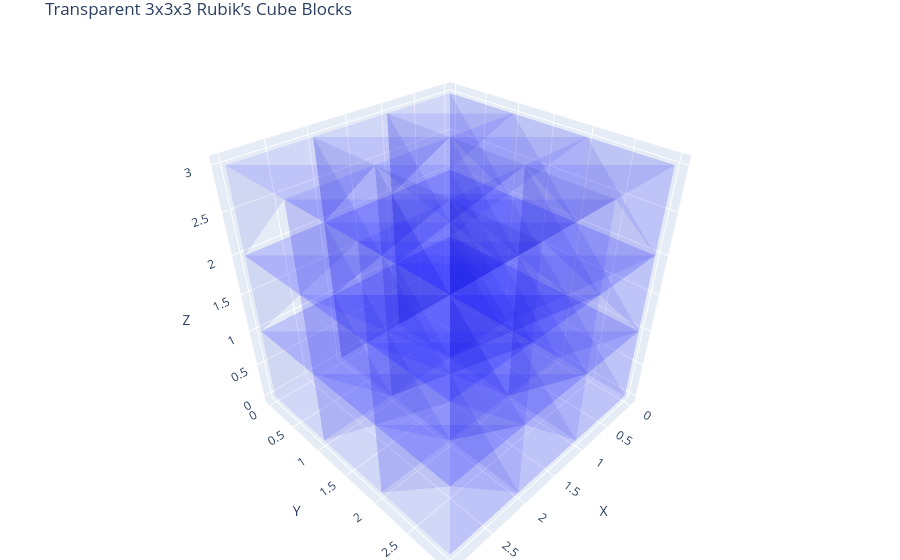

This figure's notebook cell:
### Code cell
import plotly.graph_objects as go
import numpy as np

def create_cube(x, y, z, size=1, color='rgba(0, 0, 255, 0.3)', block_id='cube'):
    """Returns a Mesh3d object for a transparent cube at the specified location."""
    # Cube corners
    vertices = np.array([
        [x, y, z],  # 0
        [x + size, y, z],  # 1
        [x + size, y + size, z],  # 2
        [x, y + size, z],  # 3
        [x, y, z + size],  # 4
        [x + size, y, z + size],  # 5
        [x + size, y + size, z + size],  # 6
        [x, y + size, z + size],  # 7
    ])

    # Define the 12 triangles composing the 6 cube faces
    I = [0, 0, 0, 1, 1, 2, 3, 4, 4, 5, 6, 7]
    J = [1, 3, 4, 2, 5, 3, 2, 5, 7, 6, 7, 6]
    K = [3, 4, 7, 3, 6, 2, 7, 6, 6, 7, 3, 2]

    x_coords = vertices[:, 0]
    y_coords = vertices[:, 1]
    z_coords = vertices[:, 2]

    return go.Mesh3d(
        x=x_coords, y=y_coords, z=z_coords,
        i=I, j=J, k=K,
        opacity=0.3,
        color=color,
        name=block_id,
        hovertext=block_id,
        hoverinfo='text',
        flatshading=True,
        showscale=False
    )

# Generate 3x3x3 rubik-style cube grid
shapes = []
for i in range(3):
    for j in range(3):
        for k in range(3):
            block_id = f"block_{i}_{j}_{k}"
            cube = create_cube(i, j, k, color='rgba(0,0,255,0.3)', block_id=block_id)
            shapes.append(cube)

# Plot
fig = go.Figure(data=shapes)
fig.update_layout(
    scene=dict(
        xaxis=dict(title='X'),
        yaxis=dict(title='Y'),
        zaxis=dict(title='Z'),
        aspectmode='cube'
    ),
    margin=dict(l=0, r=0, b=0, t=30),
    title="Transparent 3x3x3 Rubik’s Cube Blocks"
)
fig.show()

### Figure 1 — Plotly figure (JSON) as saved in the notebook; plotly's stock layout.template omitted (floating-point values rounded to 4 significant figures)
{"data": [{"color": "rgba(0,0,255,0.3)", "flatshading": true, "hoverinfo": "text", "hovertext": "block_0_0_0", "i": [0, 0, 0, 1, 1, 2, 3, 4, 4, 5, 6, 7], "j": [1, 3, 4, 2, 5, 3, 2, 5, 7, 6, 7, 6], "k": [3, 4, 7, 3, 6, 2, 7, 6, 6, 7, 3, 2], "name": "block_0_0_0", "opacity": 0.3, "showscale": false, "type": "mesh3d", "x": [0, 1, 1, 0, 0, 1, 1, 0], "y": [0, 0, 1, 1, 0, 0, 1, 1], "z": [0, 0, 0, 0, 1, 1, 1, 1]}, {"color": "rgba(0,0,255,0.3)", "flatshading": true, "hoverinfo": "text", "hovertext": "block_0_0_1", "i": [0, 0, 0, 1, 1, 2, 3, 4, 4, 5, 6, 7], "j": [1, 3, 4, 2, 5, 3, 2, 5, 7, 6, 7, 6], "k": [3, 4, 7, 3, 6, 2, 7, 6, 6, 7, 3, 2], "name": "block_0_0_1", "opacity": 0.3, "showscale": false, "type": "mesh3d", "x": [0, 1, 1, 0, 0, 1, 1, 0], "y": [0, 0, 1, 1, 0, 0, 1, 1], "z": [1, 1, 1, 1, 2, 2, 2, 2]}, {"color": "rgba(0,0,255,0.3)", "flatshading": true, "hoverinfo": "text", "hovertext": "block_0_0_2", "i": [0, 0, 0, 1, 1, 2, 3, 4, 4, 5, 6, 7], "j": [1, 3, 4, 2, 5, 3, 2, 5, 7, 6, 7, 6], "k": [3, 4, 7, 3, 6, 2, 7, 6, 6, 7, 3, 2], "name": "block_0_0_2", "opacity": 0.3, "showscale": false, "type": "mesh3d", "x": [0, 1, 1, 0, 0, 1, 1, 0], "y": [0, 0, 1, 1, 0, 0, 1, 1], "z": [2, 2, 2, 2, 3, 3, 3, 3]}, {"color": "rgba(0,0,255,0.3)", "flatshading": true, "hoverinfo": "text", "hovertext": "block_0_1_0", "i": [0, 0, 0, 1, 1, 2, 3, 4, 4, 5, 6, 7], "j": [1, 3, 4, 2, 5, 3, 2, 5, 7, 6, 7, 6], "k": [3, 4, 7, 3, 6, 2, 7, 6, 6, 7, 3, 2], "name": "block_0_1_0", "opacity": 0.3, "showscale": false, "type": "mesh3d", "x": [0, 1, 1, 0, 0, 1, 1, 0], "y": [1, 1, 2, 2, 1, 1, 2, 2], "z": [0, 0, 0, 0, 1, 1, 1, 1]}, {"color": "rgba(0,0,255,0.3)", "flatshading": true, "hoverinfo": "text", "hovertext": "block_0_1_1", "i": [0, 0, 0, 1, 1, 2, 3, 4, 4, 5, 6, 7], "j": [1, 3, 4, 2, 5, 3, 2, 5, 7, 6, 7, 6], "k": [3, 4, 7, 3, 6, 2, 7, 6, 6, 7, 3, 2], "name": "block_0_1_1", "opacity": 0.3, "showscale": false, "type": "mesh3d", "x": [0, 1, 1, 0, 0, 1, 1, 0], "y": [1, 1, 2, 2, 1, 1, 2, 2], "z": [1, 1, 1, 1, 2, 2, 2, 2]}, {"color": "rgba(0,0,255,0.3)", "flatshading": true, "hoverinfo": "text", "hovertext": "block_0_1_2", "i": [0, 0, 0, 1, 1, 2, 3, 4, 4, 5, 6, 7], "j": [1, 3, 4, 2, 5, 3, 2, 5, 7, 6, 7, 6], "k": [3, 4, 7, 3, 6, 2, 7, 6, 6, 7, 3, 2], "name": "block_0_1_2", "opacity": 0.3, "showscale": false, "type": "mesh3d", "x": [0, 1, 1, 0, 0, 1, 1, 0], "y": [1, 1, 2, 2, 1, 1, 2, 2], "z": [2, 2, 2, 2, 3, 3, 3, 3]}, {"color": "rgba(0,0,255,0.3)", "flatshading": true, "hoverinfo": "text", "hovertext": "block_0_2_0", "i": [0, 0, 0, 1, 1, 2, 3, 4, 4, 5, 6, 7], "j": [1, 3, 4, 2, 5, 3, 2, 5, 7, 6, 7, 6], "k": [3, 4, 7, 3, 6, 2, 7, 6, 6, 7, 3, 2], "name": "block_0_2_0", "opacity": 0.3, "showscale": false, "type": "mesh3d", "x": [0, 1, 1, 0, 0, 1, 1, 0], "y": [2, 2, 3, 3, 2, 2, 3, 3], "z": [0, 0, 0, 0, 1, 1, 1, 1]}, {"color": "rgba(0,0,255,0.3)", "flatshading": true, "hoverinfo": "text", "hovertext": "block_0_2_1", "i": [0, 0, 0, 1, 1, 2, 3, 4, 4, 5, 6, 7], "j": [1, 3, 4, 2, 5, 3, 2, 5, 7, 6, 7, 6], "k": [3, 4, 7, 3, 6, 2, 7, 6, 6, 7, 3, 2], "name": "block_0_2_1", "opacity": 0.3, "showscale": false, "type": "mesh3d", "x": [0, 1, 1, 0, 0, 1, 1, 0], "y": [2, 2, 3, 3, 2, 2, 3, 3], "z": [1, 1, 1, 1, 2, 2, 2, 2]}, {"color": "rgba(0,0,255,0.3)", "flatshading": true, "hoverinfo": "text", "hovertext": "block_0_2_2", "i": [0, 0, 0, 1, 1, 2, 3, 4, 4, 5, 6, 7], "j": [1, 3, 4, 2, 5, 3, 2, 5, 7, 6, 7, 6], "k": [3, 4, 7, 3, 6, 2, 7, 6, 6, 7, 3, 2], "name": "block_0_2_2", "opacity": 0.3, "showscale": false, "type": "mesh3d", "x": [0, 1, 1, 0, 0, 1, 1, 0], "y": [2, 2, 3, 3, 2, 2, 3, 3], "z": [2, 2, 2, 2, 3, 3, 3, 3]}, {"color": "rgba(0,0,255,0.3)", "flatshading": true, "hoverinfo": "text", "hovertext": "block_1_0_0", "i": [0, 0, 0, 1, 1, 2, 3, 4, 4, 5, 6, 7], "j": [1, 3, 4, 2, 5, 3, 2, 5, 7, 6, 7, 6], "k": [3, 4, 7, 3, 6, 2, 7, 6, 6, 7, 3, 2], "name": "block_1_0_0", "opacity": 0.3, "showscale": false, "type": "mesh3d", "x": [1, 2, 2, 1, 1, 2, 2, 1], "y": [0, 0, 1, 1, 0, 0, 1, 1], "z": [0, 0, 0, 0, 1, 1, 1, 1]}, {"color": "rgba(0,0,255,0.3)", "flatshading": true, "hoverinfo": "text", "hovertext": "block_1_0_1", "i": [0, 0, 0, 1, 1, 2, 3, 4, 4, 5, 6, 7], "j": [1, 3, 4, 2, 5, 3, 2, 5, 7, 6, 7, 6], "k": [3, 4, 7, 3, 6, 2, 7, 6, 6, 7, 3, 2], "name": "block_1_0_1", "opacity": 0.3, "showscale": false, "type": "mesh3d", "x": [1, 2, 2, 1, 1, 2, 2, 1], "y": [0, 0, 1, 1, 0, 0, 1, 1], "z": [1, 1, 1, 1, 2, 2, 2, 2]}, {"color": "rgba(0,0,255,0.3)", "flatshading": true, "hoverinfo": "text", "hovertext": "block_1_0_2", "i": [0, 0, 0, 1, 1, 2, 3, 4, 4, 5, 6, 7], "j": [1, 3, 4, 2, 5, 3, 2, 5, 7, 6, 7, 6], "k": [3, 4, 7, 3, 6, 2, 7, 6, 6, 7, 3, 2], "name": "block_1_0_2", "opacity": 0.3, "showscale": false, "type": "mesh3d", "x": [1, 2, 2, 1, 1, 2, 2, 1], "y": [0, 0, 1, 1, 0, 0, 1, 1], "z": [2, 2, 2, 2, 3, 3, 3, 3]}, {"color": "rgba(0,0,255,0.3)", "flatshading": true, "hoverinfo": "text", "hovertext": "block_1_1_0", "i": [0, 0, 0, 1, 1, 2, 3, 4, 4, 5, 6, 7], "j": [1, 3, 4, 2, 5, 3, 2, 5, 7, 6, 7, 6], "k": [3, 4, 7, 3, 6, 2, 7, 6, 6, 7, 3, 2], "name": "block_1_1_0", "opacity": 0.3, "showscale": false, "type": "mesh3d", "x": [1, 2, 2, 1, 1, 2, 2, 1], "y": [1, 1, 2, 2, 1, 1, 2, 2], "z": [0, 0, 0, 0, 1, 1, 1, 1]}, {"color": "rgba(0,0,255,0.3)", "flatshading": true, "hoverinfo": "text", "hovertext": "block_1_1_1", "i": [0, 0, 0, 1, 1, 2, 3, 4, 4, 5, 6, 7], "j": [1, 3, 4, 2, 5, 3, 2, 5, 7, 6, 7, 6], "k": [3, 4, 7, 3, 6, 2, 7, 6, 6, 7, 3, 2], "name": "block_1_1_1", "opacity": 0.3, "showscale": false, "type": "mesh3d", "x": [1, 2, 2, 1, 1, 2, 2, 1], "y": [1, 1, 2, 2, 1, 1, 2, 2], "z": [1, 1, 1, 1, 2, 2, 2, 2]}, {"color": "rgba(0,0,255,0.3)", "flatshading": true, "hoverinfo": "text", "hovertext": "block_1_1_2", "i": [0, 0, 0, 1, 1, 2, 3, 4, 4, 5, 6, 7], "j": [1, 3, 4, 2, 5, 3, 2, 5, 7, 6, 7, 6], "k": [3, 4, 7, 3, 6, 2, 7, 6, 6, 7, 3, 2], "name": "block_1_1_2", "opacity": 0.3, "showscale": false, "type": "mesh3d", "x": [1, 2, 2, 1, 1, 2, 2, 1], "y": [1, 1, 2, 2, 1, 1, 2, 2], "z": [2, 2, 2, 2, 3, 3, 3, 3]}, {"color": "rgba(0,0,255,0.3)", "flatshading": true, "hoverinfo": "text", "hovertext": "block_1_2_0", "i": [0, 0, 0, 1, 1, 2, 3, 4, 4, 5, 6, 7], "j": [1, 3, 4, 2, 5, 3, 2, 5, 7, 6, 7, 6], "k": [3, 4, 7, 3, 6, 2, 7, 6, 6, 7, 3, 2], "name": "block_1_2_0", "opacity": 0.3, "showscale": false, "type": "mesh3d", "x": [1, 2, 2, 1, 1, 2, 2, 1], "y": [2, 2, 3, 3, 2, 2, 3, 3], "z": [0, 0, 0, 0, 1, 1, 1, 1]}, {"color": "rgba(0,0,255,0.3)", "flatshading": true, "hoverinfo": "text", "hovertext": "block_1_2_1", "i": [0, 0, 0, 1, 1, 2, 3, 4, 4, 5, 6, 7], "j": [1, 3, 4, 2, 5, 3, 2, 5, 7, 6, 7, 6], "k": [3, 4, 7, 3, 6, 2, 7, 6, 6, 7, 3, 2], "name": "block_1_2_1", "opacity": 0.3, "showscale": false, "type": "mesh3d", "x": [1, 2, 2, 1, 1, 2, 2, 1], "y": [2, 2, 3, 3, 2, 2, 3, 3], "z": [1, 1, 1, 1, 2, 2, 2, 2]}, {"color": "rgba(0,0,255,0.3)", "flatshading": true, "hoverinfo": "text", "hovertext": "block_1_2_2", "i": [0, 0, 0, 1, 1, 2, 3, 4, 4, 5, 6, 7], "j": [1, 3, 4, 2, 5, 3, 2, 5, 7, 6, 7, 6], "k": [3, 4, 7, 3, 6, 2, 7, 6, 6, 7, 3, 2], "name": "block_1_2_2", "opacity": 0.3, "showscale": false, "type": "mesh3d", "x": [1, 2, 2, 1, 1, 2, 2, 1], "y": [2, 2, 3, 3, 2, 2, 3, 3], "z": [2, 2, 2, 2, 3, 3, 3, 3]}, {"color": "rgba(0,0,255,0.3)", "flatshading": true, "hoverinfo": "text", "hovertext": "block_2_0_0", "i": [0, 0, 0, 1, 1, 2, 3, 4, 4, 5, 6, 7], "j": [1, 3, 4, 2, 5, 3, 2, 5, 7, 6, 7, 6], "k": [3, 4, 7, 3, 6, 2, 7, 6, 6, 7, 3, 2], "name": "block_2_0_0", "opacity": 0.3, "showscale": false, "type": "mesh3d", "x": [2, 3, 3, 2, 2, 3, 3, 2], "y": [0, 0, 1, 1, 0, 0, 1, 1], "z": [0, 0, 0, 0, 1, 1, 1, 1]}, {"color": "rgba(0,0,255,0.3)", "flatshading": true, "hoverinfo": "text", "hovertext": "block_2_0_1", "i": [0, 0, 0, 1, 1, 2, 3, 4, 4, 5, 6, 7], "j": [1, 3, 4, 2, 5, 3, 2, 5, 7, 6, 7, 6], "k": [3, 4, 7, 3, 6, 2, 7, 6, 6, 7, 3, 2], "name": "block_2_0_1", "opacity": 0.3, "showscale": false, "type": "mesh3d", "x": [2, 3, 3, 2, 2, 3, 3, 2], "y": [0, 0, 1, 1, 0, 0, 1, 1], "z": [1, 1, 1, 1, 2, 2, 2, 2]}, {"color": "rgba(0,0,255,0.3)", "flatshading": true, "hoverinfo": "text", "hovertext": "block_2_0_2", "i": [0, 0, 0, 1, 1, 2, 3, 4, 4, 5, 6, 7], "j": [1, 3, 4, 2, 5, 3, 2, 5, 7, 6, 7, 6], "k": [3, 4, 7, 3, 6, 2, 7, 6, 6, 7, 3, 2], "name": "block_2_0_2", "opacity": 0.3, "showscale": false, "type": "mesh3d", "x": [2, 3, 3, 2, 2, 3, 3, 2], "y": [0, 0, 1, 1, 0, 0, 1, 1], "z": [2, 2, 2, 2, 3, 3, 3, 3]}, {"color": "rgba(0,0,255,0.3)", "flatshading": true, "hoverinfo": "text", "hovertext": "block_2_1_0", "i": [0, 0, 0, 1, 1, 2, 3, 4, 4, 5, 6, 7], "j": [1, 3, 4, 2, 5, 3, 2, 5, 7, 6, 7, 6], "k": [3, 4, 7, 3, 6, 2, 7, 6, 6, 7, 3, 2], "name": "block_2_1_0", "opacity": 0.3, "showscale": false, "type": "mesh3d", "x": [2, 3, 3, 2, 2, 3, 3, 2], "y": [1, 1, 2, 2, 1, 1, 2, 2], "z": [0, 0, 0, 0, 1, 1, 1, 1]}, {"color": "rgba(0,0,255,0.3)", "flatshading": true, "hoverinfo": "text", "hovertext": "block_2_1_1", "i": [0, 0, 0, 1, 1, 2, 3, 4, 4, 5, 6, 7], "j": [1, 3, 4, 2, 5, 3, 2, 5, 7, 6, 7, 6], "k": [3, 4, 7, 3, 6, 2, 7, 6, 6, 7, 3, 2], "name": "block_2_1_1", "opacity": 0.3, "showscale": false, "type": "mesh3d", "x": [2, 3, 3, 2, 2, 3, 3, 2], "y": [1, 1, 2, 2, 1, 1, 2, 2], "z": [1, 1, 1, 1, 2, 2, 2, 2]}, {"color": "rgba(0,0,255,0.3)", "flatshading": true, "hoverinfo": "text", "hovertext": "block_2_1_2", "i": [0, 0, 0, 1, 1, 2, 3, 4, 4, 5, 6, 7], "j": [1, 3, 4, 2, 5, 3, 2, 5, 7, 6, 7, 6], "k": [3, 4, 7, 3, 6, 2, 7, 6, 6, 7, 3, 2], "name": "block_2_1_2", "opacity": 0.3, "showscale": false, "type": "mesh3d", "x": [2, 3, 3, 2, 2, 3, 3, 2], "y": [1, 1, 2, 2, 1, 1, 2, 2], "z": [2, 2, 2, 2, 3, 3, 3, 3]}, {"color": "rgba(0,0,255,0.3)", "flatshading": true, "hoverinfo": "text", "hovertext": "block_2_2_0", "i": [0, 0, 0, 1, 1, 2, 3, 4, 4, 5, 6, 7], "j": [1, 3, 4, 2, 5, 3, 2, 5, 7, 6, 7, 6], "k": [3, 4, 7, 3, 6, 2, 7, 6, 6, 7, 3, 2], "name": "block_2_2_0", "opacity": 0.3, "showscale": false, "type": "mesh3d", "x": [2, 3, 3, 2, 2, 3, 3, 2], "y": [2, 2, 3, 3, 2, 2, 3, 3], "z": [0, 0, 0, 0, 1, 1, 1, 1]}, {"color": "rgba(0,0,255,0.3)", "flatshading": true, "hoverinfo": "text", "hovertext": "block_2_2_1", "i": [0, 0, 0, 1, 1, 2, 3, 4, 4, 5, 6, 7], "j": [1, 3, 4, 2, 5, 3, 2, 5, 7, 6, 7, 6], "k": [3, 4, 7, 3, 6, 2, 7, 6, 6, 7, 3, 2], "name": "block_2_2_1", "opacity": 0.3, "showscale": false, "type": "mesh3d", "x": [2, 3, 3, 2, 2, 3, 3, 2], "y": [2, 2, 3, 3, 2, 2, 3, 3], "z": [1, 1, 1, 1, 2, 2, 2, 2]}, {"color": "rgba(0,0,255,0.3)", "flatshading": true, "hoverinfo": "text", "hovertext": "block_2_2_2", "i": [0, 0, 0, 1, 1, 2, 3, 4, 4, 5, 6, 7], "j": [1, 3, 4, 2, 5, 3, 2, 5, 7, 6, 7, 6], "k": [3, 4, 7, 3, 6, 2, 7, 6, 6, 7, 3, 2], "name": "block_2_2_2", "opacity": 0.3, "showscale": false, "type": "mesh3d", "x": [2, 3, 3, 2, 2, 3, 3, 2], "y": [2, 2, 3, 3, 2, 2, 3, 3], "z": [2, 2, 2, 2, 3, 3, 3, 3]}], "layout": {"margin": {"b": 0, "l": 0, "r": 0, "t": 30}, "scene": {"aspectmode": "cube", "xaxis": {"title": {"text": "X"}}, "yaxis": {"title": {"text": "Y"}}, "zaxis": {"title": {"text": "Z"}}}, "title": {"text": "Transparent 3x3x3 Rubik’s Cube Blocks"}}}
